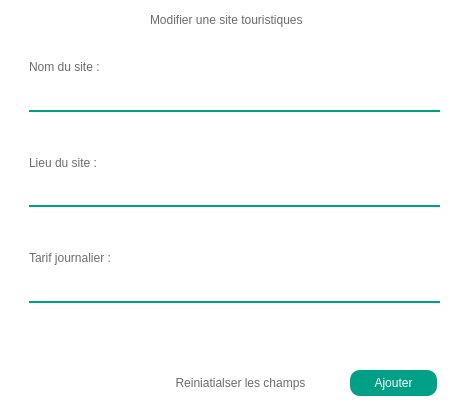
<?xml version="1.0" encoding="UTF-8"?>
<ui version="4.0">
 <class>updateSiteBox</class>
 <widget class="QDialog" name="updateSiteBox">
  <property name="geometry">
   <rect>
    <x>0</x>
    <y>0</y>
    <width>466</width>
    <height>412</height>
   </rect>
  </property>
  <property name="minimumSize">
   <size>
    <width>466</width>
    <height>0</height>
   </size>
  </property>
  <property name="maximumSize">
   <size>
    <width>466</width>
    <height>412</height>
   </size>
  </property>
  <property name="windowTitle">
   <string>Dialog</string>
  </property>
  <property name="styleSheet">
   <string notr="true">background-color: rgb(255, 255, 255);
color:#6b6b6b;
border:none;
border-radius:10px;</string>
  </property>
  <widget class="QPushButton" name="confirmAddSiteBtn">
   <property name="geometry">
    <rect>
     <x>350</x>
     <y>370</y>
     <width>87</width>
     <height>26</height>
    </rect>
   </property>
   <property name="styleSheet">
    <string notr="true">background-color:#00A086;
color: rgb(255, 255, 255);</string>
   </property>
   <property name="text">
    <string>Ajouter</string>
   </property>
  </widget>
  <widget class="QPushButton" name="Reset">
   <property name="geometry">
    <rect>
     <x>150</x>
     <y>370</y>
     <width>181</width>
     <height>26</height>
    </rect>
   </property>
   <property name="text">
    <string>Reiniatialser les champs</string>
   </property>
  </widget>
  <widget class="QWidget" name="verticalLayoutWidget">
   <property name="geometry">
    <rect>
     <x>29</x>
     <y>59</y>
     <width>411</width>
     <height>281</height>
    </rect>
   </property>
   <layout class="QVBoxLayout" name="verticalLayout">
    <item>
     <widget class="QLabel" name="label_2">
      <property name="text">
       <string>Nom du site :</string>
      </property>
     </widget>
    </item>
    <item>
     <widget class="QLineEdit" name="nomSiteEdit">
      <property name="styleSheet">
       <string notr="true">border-top:none;
                  border-left:none;
                  border-right:none;
                  border-bottom:1.5px solid #00a086;
                  margin-bottom:15px;
                  padding-bottom:5px;
                  min-height:24px;
border-radius:0;</string>
      </property>
     </widget>
    </item>
    <item>
     <widget class="QLabel" name="messageNom">
      <property name="styleSheet">
       <string notr="true">color: rgb(255, 0, 0);</string>
      </property>
      <property name="text">
       <string/>
      </property>
     </widget>
    </item>
    <item>
     <widget class="QLabel" name="label">
      <property name="text">
       <string>Lieu du site :</string>
      </property>
     </widget>
    </item>
    <item>
     <widget class="QLineEdit" name="lieuSiteEdit">
      <property name="styleSheet">
       <string notr="true">border-top:none;
                  border-left:none;
                  border-right:none;
                  border-bottom:1.5px solid #00a086;
                  margin-bottom:15px;
                  padding-bottom:5px;
                  min-height:24px;
border-radius:0;</string>
      </property>
     </widget>
    </item>
    <item>
     <widget class="QLabel" name="messageLieu">
      <property name="styleSheet">
       <string notr="true">color: rgb(255, 0, 0);</string>
      </property>
      <property name="text">
       <string/>
      </property>
     </widget>
    </item>
    <item>
     <widget class="QLabel" name="label_3">
      <property name="text">
       <string>Tarif journalier :</string>
      </property>
     </widget>
    </item>
    <item>
     <widget class="QLineEdit" name="tarifSiteEdit">
      <property name="styleSheet">
       <string notr="true">border-top:none;
                  border-left:none;
                  border-right:none;
                  border-bottom:1.5px solid #00a086;
                  margin-bottom:15px;
                  padding-bottom:5px;
                  min-height:24px;
border-radius:0;</string>
      </property>
     </widget>
    </item>
    <item>
     <widget class="QLabel" name="messagetarif">
      <property name="styleSheet">
       <string notr="true">color: rgb(255, 0, 0);</string>
      </property>
      <property name="text">
       <string/>
      </property>
     </widget>
    </item>
   </layout>
  </widget>
  <widget class="Line" name="line">
   <property name="geometry">
    <rect>
     <x>30</x>
     <y>30</y>
     <width>411</width>
     <height>20</height>
    </rect>
   </property>
   <property name="orientation">
    <enum>Qt::Horizontal</enum>
   </property>
  </widget>
  <widget class="QLabel" name="label_4">
   <property name="geometry">
    <rect>
     <x>150</x>
     <y>10</y>
     <width>231</width>
     <height>20</height>
    </rect>
   </property>
   <property name="text">
    <string>Modifier une site touristiques</string>
   </property>
  </widget>
 </widget>
 <resources/>
 <connections/>
</ui>
